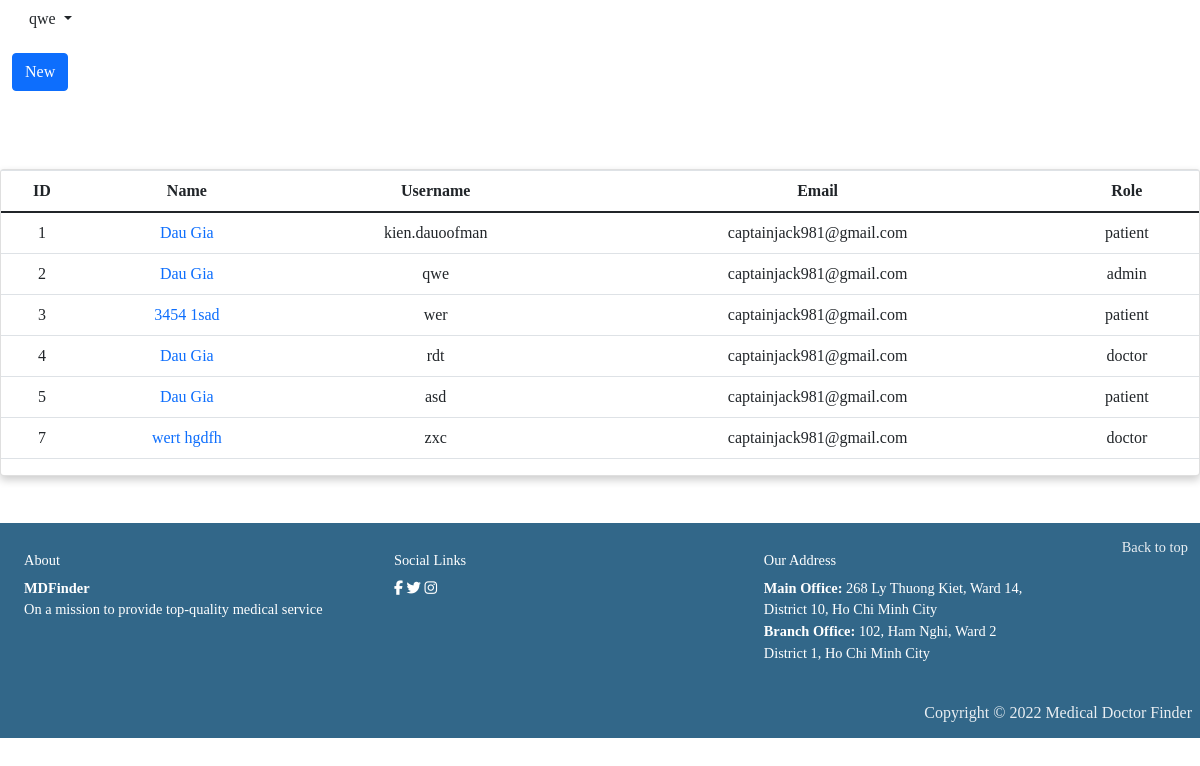
The app's page /index.php?page=admin-user (signed in), older data.
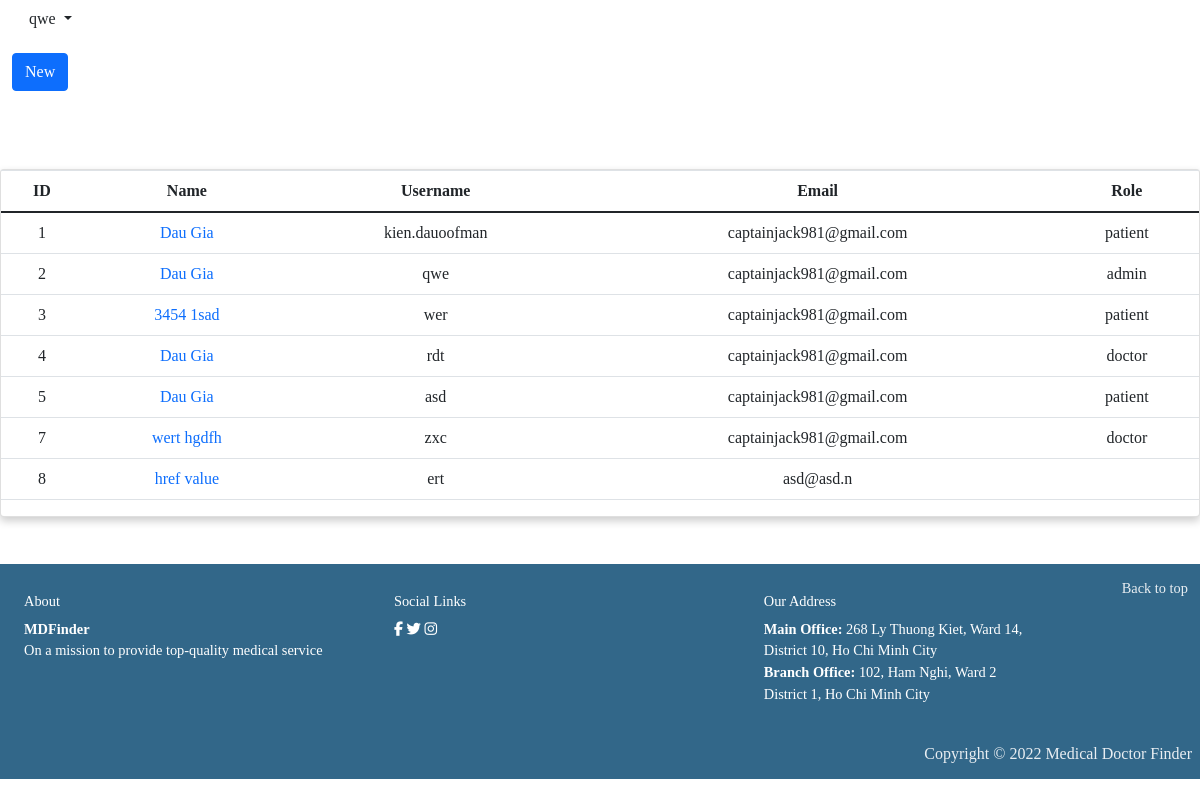
The same page, newer data.
### tables this page shows
CREATE TABLE `user` (
  `id` int(32) NOT NULL,
  `firstname` varchar(128) NOT NULL,
  `lastname` varchar(128) NOT NULL,
  `username` varchar(128) NOT NULL,
  `email` varchar(30) NOT NULL,
  `password` varchar(30) NOT NULL,
  `user_type` varchar(32) NOT NULL
);

### libs/database/databaseimplement.php (called while the page is built, shortened)
<?php
class DatabaseClass
{
    private $conn = null;
    private $table_name;
    public function __construct(
        $server_name = "localhost",
        $db_name = "mdfinder",
        $user_name = "root",
        $password = "",
        $table_name = "doctor"
    )
    {
        $this->table_name = $table_name;
        $this->conn = mysqli_connect($server_name, $user_name, $password, $db_name);
        mysqli_set_charset($this->conn, 'UTF8');
    }
    public function getAllUsers() {
        $sql = "SELECT * FROM $this->table_name";
        $result = mysqli_query($this->conn, $sql);
        if(mysqli_num_rows($result) > 0){
            return $result;
        } else{
            echo 'No user found';
        }
    }
}

### views/admin/user/index.php (the view, shortened to what this page needs)
<?php
require('libs/database/databaseimplement.php');
$database = new DatabaseClass(db_name:"mdfinder", table_name:"user");
?>
<!DOCTYPE html>
<html lang="en">
<head>
    <link rel="stylesheet" href="../assets/css/utils.css"/>
    <link rel="stylesheet" href="../assets/css/main.css"/>
    <link href="https://cdn.jsdelivr.net/npm/bootstrap@5.0.0-beta1/dist/css/bootstrap.min.css" rel="stylesheet"
>
</head>
<body>
<?php include "components/header.php"; ?>
<div class="container-fluid">
    <div class="row">
        <div class="col-2">
            <a class="btn btn-primary" type="button" href="./index.php?page=admin-create-user">
                New
            </a>
        </div>
    </div>
</div>
<div class="row justify-content-center mt-5">
    <div class="col-md-12">
        <div class="card">
            <table class="table table-responsive-sm">
                <thead>
                <tr class="text-center">
                    <th scope="col">ID</th>
                    <th scope="col">Name</th>
                    <th scope="col">Username</th>
                    <th scope="col">Email</th>
                    <th scope="col">Role</th>
                </tr>
                </thead>
                <tbody>
                <?php
                $result = $database->getAllUsers();
                while($user = mysqli_fetch_assoc($result))
                echo '<tr class="text-center">
                    <td>' . $user['id'] . '</td>
                    <td>
                        <a href="./index.php?page=admin-edit-user&user-id='. $user['id'] .'">'
                            . $user['firstname'] . ' ' . $user['lastname'] .
                        '</a>
                    </td>
                    <td>' . $user['username']. '</td>
                    <td>' . $user['email'] . '</td>
                    <td>' . $user['user_type'] . '</td>
                </tr>
                '?>
                </tbody>
            </table>
        </div>
    </div>
</div>
<?php include 'components/footer.php'; ?>
</body>
</html>

### index.php (shortened to what this page needs)
<!DOCTYPE html>
<html lang="en">
<head>
    <link rel="stylesheet" href="./assets/css/style.css">
    <link rel="stylesheet" href="./assets/css/login.css">
    <link rel="stylesheet" href="./assets/css/register.css">
    <link rel="stylesheet" href="./assets/css/main.css">
    <link rel="stylesheet" href="./assets/css/utilities.css">
    <link rel="stylesheet" href="./assets/css/utils.css">
    <link rel="stylesheet" href="https://maxcdn.bootstrapcdn.com/bootstrap/4.5.2/css/bootstrap.min.css">
</head>
<body>
<?php
if (isset($_GET['page'])) {
    $page = $_GET['page'];
    if ($page == 'home') {
        include 'views/home.php';
    }
    elseif ($page == 'login') {
        include 'views/login.php';
    }
    elseif ($page == 'login_processing') {
        include 'libs/process-handling/login-handling.php';
    }
    elseif ($page == 'register') {
        include 'views/register.php';
    }
    elseif ($page == 'register_processing') {
        include 'libs/process-handling/register-handling.php';
    }
    elseif ($page == 'about') {
        include 'views/about.php';
    }
    elseif ($page == 'doctors') {
        include 'views/doctor-list.php';
    }
    elseif ($page == 'medical-facilities') {
        include 'views/medical-facilities.php';
    }
    elseif ($page == 'user-profile') {
        include 'views/user-profile.php';
    }
    elseif ($page == 'make-appointment') {
        include 'views/make-appointment.php';
    }
    elseif ($page == 'doctor-profile') {
        include 'views/doctor-profile.php';
    }
    elseif ($page == 'doctor-myprofile') {
        include 'views/doctor-myprofile.php';
    }
    elseif ($page == 'appointment') {
        include 'views/admin/appointment/index.php';
    }
    elseif ($page == 'admin-user') {
        include 'views/admin/user/index.php';
    }
    elseif ($page == 'admin-create-user') {
        include 'views/admin/user/create.php';
    }
    elseif ($page == 'admin-edit-user') {
        include 'views/admin/user/edit.php';
    }
    else {
        die('Page Not Found!');
    }
} else {
    include 'views/home.php';
}
?>
</body>
</html>

### components/header.php (shortened to what this page needs)
<?php if (isset($_SESSION['username'])): ?>
    <div class="dropdown">
        <button class="btn dropdown-btn dropdown-toggle" type="button" id="dropdownMenuButton" data-bs-toggle="dropdown" aria-expanded="false">
            <?php echo $_SESSION['username']; ?>
        </button>
    </div>
<?php endif; ?>

### components/footer.php (shortened to what this page needs)
<div id="footer" class = "footer-bg">
    <div class="container-fluid footer-about">
        <p class="float-end mb-1">
            <a href="#" style="color: var(--color-3)">Back to top </a>
        </p>
        <div class="row">
            <div class="col-lg-4">
                <h4>About</h4>
                <p><b>MDFinder</b><br>
                    On a mission to provide top-quality medical service  </p>
            </div>
            <div class="col-lg-4">
                <h4>Social Links</h4>
                <p id="social-links">
                    <a href="https://facebook.com/"><i class="fa fa-facebook"></i></a>
                    <a href="https://twitter.com/"><i class="fa fa-twitter"></i></a>
                    <a href="https://instagram.com/"><i class="fa fa-instagram"></i></a>
                </p>
            </div>
            <div class="col-lg-4">
                <h4>Our Address</h4>
                <p><b>Main Office:</b>
                    268 Ly Thuong Kiet, Ward 14, <br> District 10, Ho Chi Minh City<br>
                    <b>Branch Office:</b>
                    102, Ham Nghi, Ward 2<br> District 1, Ho Chi Minh City
                </p>
            </div>
        </div>
    </div>
    <div id="copyright" class="text-center p-2">
        <h6>Copyright &copy 2022 Medical Doctor Finder</h6>
    </div>
</div>

### assets/css/style.css (style rules this page uses)
* { box-sizing: border-box; padding: 0; margin: 0; line-height: 1.5; font-family: "Lucida Sans", "Roboto", "Helvetica", sans-serif; }
:root { --bg-color: #ffffff; --heading-color: #1B1C1E; --text-color: #2B2B2B; }
html { height: 100%; background-color: var(--color-3); }
body { background-color: var(--color-3); color: var(--text-color); height: 100vh; display: flex; flex-direction: column; }
h1, h2, h3, h4, h5, h6 { color: var(--heading-color); }
div { display: block; }
.row::after { content: ""; clear: both; display: block; }
[class*="col-"] { float: left; padding: 15px; }
.col-2 { width: 16.66%; }
.dropdown { position: relative; display: inline-block; margin-left: 1em; }
.card { box-shadow: 0 4px 8px 0 rgba(0, 0, 0, 0.2); transition: 0.3s; width: 100%; margin: 0 auto; margin-bottom: 2em; border-radius: 5px; background-color: var(--color-2); }
.footer-bg { background-color: var(--color-1); justify-content: center; width: 100%; position: relative; bottom: 0; }
.footer-about { background-color: var(--color-1); width: 100%; padding-top: 1em; margin: 0; }
#copyright h6 { color: var(--color-3); }

### assets/css/login.css (style rules this page uses)
* { margin: 0; padding: 0; box-sizing: border-box; font-family: "Gilroy Medium"; outline: none; }

### assets/css/register.css (style rules this page uses)
* { margin: 0; padding: 0; box-sizing: border-box; font-family: "Gilroy Medium"; outline: none; }

### assets/css/main.css (style rules this page uses)
* { margin: 0; padding: 0; }
:root { --color-black: #2e2e2e; --color-red: #d8112b; --color-blue: #084487; --color-1: #326789; --color-2: #78a6c8; --color-3: #e9eef2; --color-4: #e65c4f; }
a:link { text-decoration: none !important; cursor: pointer; }
::placeholder { color: rgb(1, 1, 1); opacity: 1; }
#footer * { font-size: .9rem; color: #ffffff; position: relative; bottom: 0; }
#copyright { font-size: medium; color: black; float: right; }
#copyright * { font-size: medium; color: black; float: right; }

### assets/css/utilities.css (style rules this page uses)
* { margin: 0; padding: 0; box-sizing: border-box; -webkit-font-smoothing: antialiased; -moz-osx-font-smoothing: grayscale; }
*:before, *:after { box-sizing: border-box; }

### assets/css/utils.css (style rules this page uses)
button, select { text-transform: none; }
[type=reset], [type=submit], button, html [type=button] { -webkit-appearance: button; }

Row changes from the older to the newer data that the page shows:
added user: id "8", firstname "href", lastname "value", username "ert", email "asd@asd.n"
